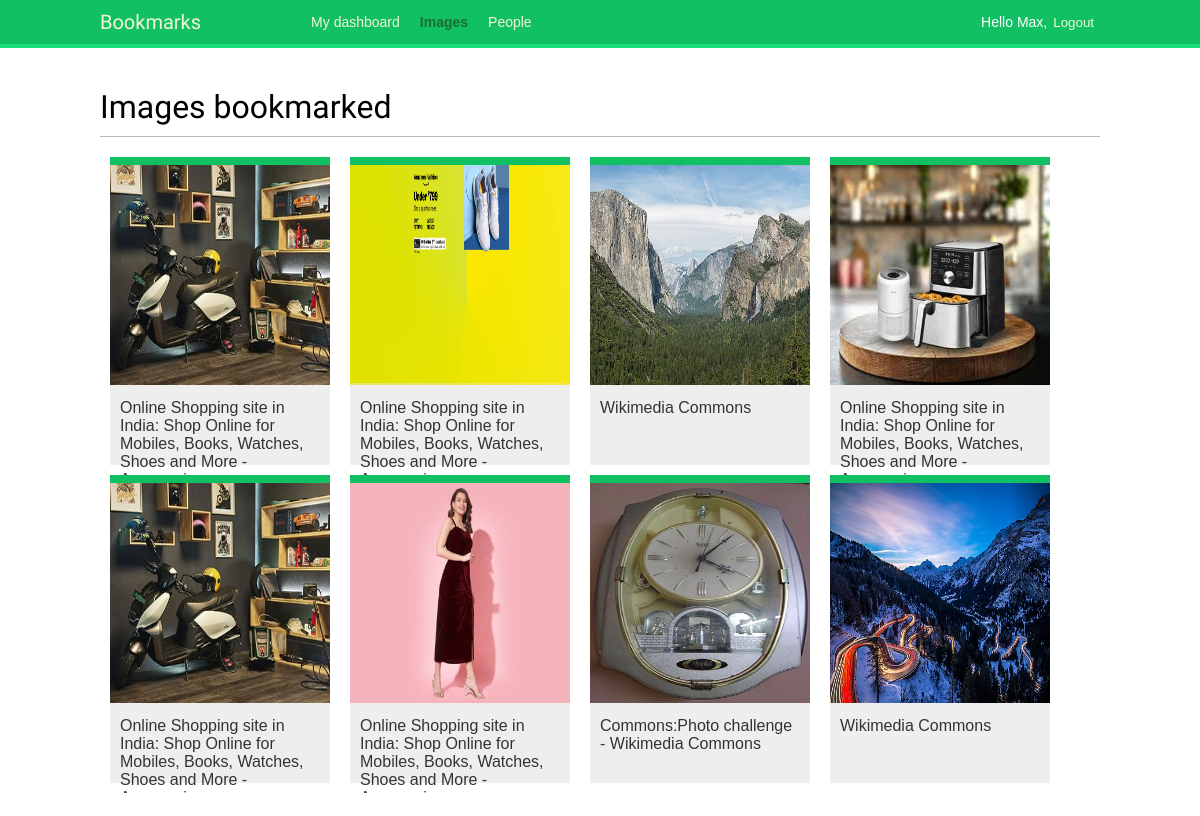
Page /images/ (signed in) on the committed database.
### images/models.py (models this page shows, shortened)
class Image(models.Model):
    user = models.ForeignKey(
        settings.AUTH_USER_MODEL,
        related_name='images_created',
        on_delete=models.CASCADE
    )
    title = models.CharField(max_length=200)
    slug = models.SlugField(max_length=200,blank=True)
    url = models.URLField(max_length=2000)
    image = models.ImageField(upload_to='images/%Y/%m/%d/')
    description = models.TextField()
    created = models.DateTimeField(auto_now_add=True)
    users_like = models.ManyToManyField(
        settings.AUTH_USER_MODEL,
        related_name='images_liked',
        blank=True
    )
    class Meta:
        indexes = [
            models.Index(fields=['-created'])
        ]
        ordering = ['-created']
    def get_absolute_url(self):
        return reverse("images:detail", args=[self.id,self.slug])

### images/views.py (the view, shortened to what this page needs)
# urls.py: path('',views.image_list,name='list'),
@login_required
def image_list(request):
    images = Image.objects.all()
    paginator = Paginator(images,8)
    page = request.GET.get('page')
    images_only = request.GET.get('images_only')
    try:
        images = paginator.page(page)
    except PageNotAnInteger:
        images = paginator.page(1)
    except EmptyPage:
        if images_only:
            return HttpResponse('')
        images = paginator.page(paginator.num_pages)
    return render(
        request,
        'images/image/list.html',
        {
            'section':'images',
            'images':images
        }
    )

### images/templates/images/image/list.html (shortened to what this page needs)
{% extends "base.html" %}
{% block content %}
   <h1>Images bookmarked</h1>
   <div id="image-list">
      {% include "images/image/list_images.html" %}
   </div>
{% endblock content %}

### account/templates/base.html (shortened to what this page needs)
{% load static %}
<!DOCTYPE html>
<html>
<head>
    <link href="{% static "css/base.css" %}" rel="stylesheet">
</head>
<body>
    <div id="header">
        <span class="logo">Bookmarks</span>
        {% if request.user.is_authenticated %}
            <nav>
                <ul class="menu">
                    <li {% if section == "dashboard" %}class="selected"{% endif %}>
                        <a href="{% url "dashboard" %}">My dashboard</a>
                    </li>
                    <li {% if section == "images" %}class="selected"{% endif %}>
                        <a href="{% url "images:list" %}">Images</a>
                    </li>
                    <li {% if section == "people" %}class="selected"{% endif %}>
                        <a href="{% url "user_list" %}">People</a>
                    </li>
                </ul>
            </nav>
        {% endif %}
        <span class="user">
            {% if request.user.is_authenticated %}
                Hello {{ request.user.first_name|default:request.user.username }},
                <form action="{% url "logout" %}" method="post">
                    <button type="submit">Logout</button>
                </form>
            {% else %}
                <a href="{% url "login" %}">Log-in</a>
            {% endif %}
        </span>
    </div>
    <div id="content">
        {% block content %}
        {% endblock %}
    </div>
</body>
</html>

### images/templates/images/image/list_images.html
{% load thumbnail %}
{% for image in images %}
   <div class="image">
      <a href="{{ image.get_absolute_url }}">
         {% thumbnail image.image 300x300 crop="smart" as im %}
         <a href="{{ image.get_absolute_url }}">
           <img src="{{ im.url }}">
         </a>
      </a>
     <div class="info">
        <a href="{{ image.get_absolute_url }}" class="title">
            {{ image.title }}
        </a>
     </div>
  </div>
{% endfor %}

### account/static/css/base.css (style rules this page uses)
body { margin:0; padding:0; font-family:helvetica, sans-serif; }
a { color:#12c064; text-decoration:none; }
h1, h2, h3, h4, h5 , h6 { font-family: 'Muli', sans-serif; font-weight:normal; }
h1 { border-bottom:1px solid #bbb; padding:0 0 10px 0; margin:10px 0 20px 0; }
#header { padding:10px 100px; font-size:14px; background:#12c064; color:#fff; border-bottom:4px solid #1cdf78; overflow:auto; }
#header .logo { font-family: 'Muli', sans-serif; float:left; color:#f3f7cc; font-size:20px; margin-right:10%; }
#header ul.menu { list-style:none; float:left; margin:0; padding:0; }
#header ul.menu li { float:left; padding:4px 10px; }
#header ul.menu li.selected a, #header ul.menu li.selected a:hover { color:#1b6d32; font-weight:bold; }
#header a { color:#f3f7cc; }
#header .user { float:right; padding-top:4px; }
#header .user form { display:inline; float:right; }
#header .user button { background:none; color:#f3f7cc; border:none; cursor:pointer; float:left; display:inline; }
#content { padding:30px 100px; }
form { overflow:auto; }
#image-list { overflow:hidden; }
#image-list .image { float:left; width:220px; height:300px; margin:0 10px 10px 10px; border-top:8px solid #12c064; background:#eee; }
#image-list img { width:220px; height:220px; }
#image-list .info { padding:10px; }
#image-list .info a { color:#333; }

### rows in the picture
Image: title "Online Shopping site in India: Shop Online for Mobiles, Books, Watches, Shoes and More -…"
Image: shows a picture, title "Online Shopping site in India: Shop Online for Mobiles, Books, Watches, Shoes and More -…"
Image: shows a picture, title "Wikimedia Commons"
Image: shows a picture, title "Online Shopping site in India: Shop Online for Mobiles, Books, Watches, Shoes and More -…"
Image: title "Online Shopping site in India: Shop Online for Mobiles, Books, Watches, Shoes and More -…"
Image: shows a picture, title "Online Shopping site in India: Shop Online for Mobiles, Books, Watches, Shoes and More -…"
Image: shows a picture, title "Commons:Photo challenge - Wikimedia Commons"
Image: shows a picture, title "Wikimedia Commons"

### other values in the picture
{{ request.user.first_name|default:request.user.username }} "Max"
